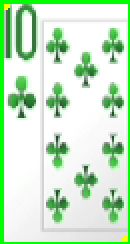
#> input picture manual_region_community_card_1.png, 65 x 122 px (shown 2 times larger)
$ python test_empty_card_detection.py --image manual_region_community_card_1.png
#> lines starting #> are read from the running program, lines starting #| are printed output that depends on the picture; after the words box and inside, x2 and y2 are one past the last pixel; in counts of white or black regions, pixels touching at a corner belong together
"""
Test script to detect empty card slots vs actual cards
This script analyzes card images to determine if they contain actual cards or are empty slots
"""

import os
import sys
import cv2
import numpy as np
import logging
import argparse
from pathlib import Path

# Set up logging
logging.basicConfig(
    level=logging.INFO,
    format='%(asctime)s - %(name)s - %(levelname)s - %(message)s'
)
logger = logging.getLogger('empty_card_detector')

def analyze_card_image(image_path):
    """Analyze an image to determine if it contains a card or is an empty slot."""
#> called with image_path = 'manual_region_community_card_1.png'
    # Load image
    image = cv2.imread(image_path)
#> image is the input picture: shape (122, 65, 3); mean B, G, R 200.9, 232.7, 200.6
    if image is None:
        logger.error(f"Failed to load image: {image_path}")
        return None

    # Get image dimensions
    height, width = image.shape[:2]
#> height = 122; width = 65
    logger.info(f"Image dimensions: {width}x{height}")

    # Convert to grayscale
    gray = cv2.cvtColor(image, cv2.COLOR_BGR2GRAY)
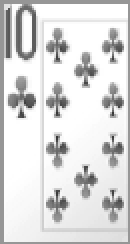
#> gray: shape (122, 65) (shown 2 times larger); min 55, max 255, mean 219.5

    # Apply edge detection
    edges = cv2.Canny(gray, 50, 150)
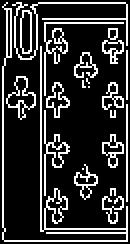
#> edges: shape (122, 65) (shown 2 times larger); 19.2% white in thin lines or dots

    # Count edge pixels
    edge_count = np.count_nonzero(edges)
#> edge_count = 1526
    edge_percentage = (edge_count / (width * height)) * 100
#> edge_percentage = 19.24

    # Measure standard deviation of pixel values (measure of contrast)
    std_dev = np.std(gray)
#> std_dev = 48.99

    # Check color variation - convert to HSV and measure standard deviation
    hsv = cv2.cvtColor(image, cv2.COLOR_BGR2HSV)
#> hsv: shape (122, 65, 3); mean H, S, V 26.3, 39.8, 232.7
    h_std = np.std(hsv[:,:,0])
#> h_std = 30.74
    s_std = np.std(hsv[:,:,1])
#> s_std = 74.63

    # Create feature vector
    features = {
        'edge_percentage': edge_percentage,
        'std_dev': std_dev,
        'h_std': h_std,
        's_std': s_std
    }
#> features = {'edge_percentage': 19.24, 'std_dev': 48.99, 'h_std': 30.74, 's_std': 74.63}

    # Decision logic
    # Cards usually have more edges, higher contrast, and more color variation
    is_card = (edge_percentage > 5.0 or std_dev > 30.0 or h_std > 10.0 or s_std > 20.0)
#> is_card = True

    # Check if the image is too small (handle very small extracted cards)
    min_size = 30
    if width < min_size or height < min_size:
        # Resize for better visualization
        scale_factor = max(min_size / width, min_size / height)
        new_width = int(width * scale_factor)
        new_height = int(height * scale_factor)
        image = cv2.resize(image, (new_width, new_height), interpolation=cv2.INTER_NEAREST)
        edges = cv2.resize(edges, (new_width, new_height), interpolation=cv2.INTER_NEAREST)
        width, height = new_width, new_height

    # Create visualization with fixed size text area
    text_width = max(width, 100)  # Ensure text area has minimum width
#> text_width = 100
    vis_width = width * 2 + text_width
#> vis_width = 230
    visualization = np.zeros((height, vis_width, 3), dtype=np.uint8)

    # Original image
    visualization[:, :width] = image

    # Edge image (convert to color)
    edge_vis = cv2.cvtColor(edges, cv2.COLOR_GRAY2BGR)
#> edge_vis: shape (122, 65, 3); 19.2% white in thin lines or dots
    visualization[:, width:width*2] = edge_vis
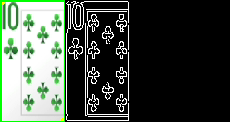
#> visualization: shape (122, 230, 3); mean B, G, R 70.6, 79.6, 70.6

    # Add text area
    text_area = np.ones((height, text_width, 3), dtype=np.uint8) * 255

    # Add feature text
    font = cv2.FONT_HERSHEY_SIMPLEX
    y_pos = 20
    cv2.putText(text_area, f"Edges: {edge_percentage:.1f}%", (10, y_pos), font, 0.4, (0, 0, 0), 1)
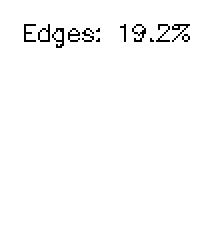
#> text_area: shape (122, 100, 3) (shown 2 times larger); 98.4% white; black in thin lines or dots, all inside (x1, y1, x2, y2) = (12, 12, 95, 24)
    y_pos += 15
    cv2.putText(text_area, f"Contrast: {std_dev:.1f}", (10, y_pos), font, 0.4, (0, 0, 0), 1)
    y_pos += 15
    cv2.putText(text_area, f"Hue var: {h_std:.1f}", (10, y_pos), font, 0.4, (0, 0, 0), 1)
    y_pos += 15
    cv2.putText(text_area, f"Sat var: {s_std:.1f}", (10, y_pos), font, 0.4, (0, 0, 0), 1)

    # Add result
    y_pos += 20
    result_text = "CARD DETECTED" if is_card else "EMPTY SLOT"
#> result_text = 'CARD DETECTED'
    result_color = (0, 200, 0) if is_card else (0, 0, 200)
#> result_color = (0, 200, 0)
    cv2.putText(text_area, result_text, (10, y_pos), font, 0.5, result_color, 1)
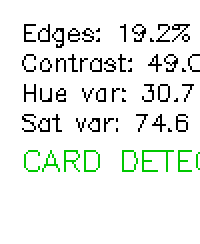
#> text_area: shape (122, 100, 3) (shown 2 times larger); mean of channels 0, 1, 2 235.3, 239, 235.3; drawn as B, G, R

    # Add to visualization
    visualization[:, width*2:] = text_area
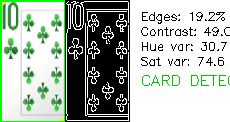
#> visualization: shape (122, 230, 3); mean B, G, R 173, 183.5, 172.9

    # Add section labels
    cv2.putText(visualization, "Original", (10, 10), font, 0.4, (255, 255, 255), 1)
#> visualization: shape (122, 230, 3); 0.19% of pixels changed, all inside (x1, y1, x2, y2) = (11, 1, 56, 14)
    cv2.putText(visualization, "Edges", (width + 10, 10), font, 0.4, (255, 255, 255), 1)
    cv2.putText(visualization, "Analysis", (width*2 + 10, 10), font, 0.4, (0, 0, 0), 1)
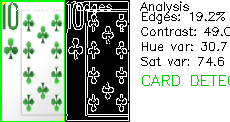
#> visualization: shape (122, 230, 3); mean B, G, R 172.7, 183.2, 172.6

    # Save visualization
    output_dir = "debug_cards/empty_detection"
    os.makedirs(output_dir, exist_ok=True)
    base_name = os.path.basename(image_path)
    output_path = os.path.join(output_dir, f"analysis_{base_name}")
    cv2.imwrite(output_path, visualization)

    logger.info(f"Analysis results for {base_name}:")
    logger.info(f"  Edge percentage: {edge_percentage:.2f}%")
    logger.info(f"  Contrast (std dev): {std_dev:.2f}")
    logger.info(f"  Hue variation: {h_std:.2f}")
    logger.info(f"  Saturation variation: {s_std:.2f}")
    logger.info(f"  Result: {'CARD DETECTED' if is_card else 'EMPTY SLOT'}")

    return {
        'image_path': image_path,
        'features': features,
        'is_card': is_card,
        'visualization_path': output_path
    }

def main():
    # Parse command line arguments
    parser = argparse.ArgumentParser(description='Detect empty card slots vs actual cards')
    parser.add_argument('--image', help='Path to card image to analyze')
    parser.add_argument('--directory', help='Path to directory of card images to analyze')
    args = parser.parse_args()

    if args.image:
        # Analyze single image
        result = analyze_card_image(args.image)
#> result = 4 items
        if result:
            print(f"\nResult: {'CARD DETECTED' if result['is_card'] else 'EMPTY SLOT'}")
#| Result: CARD DETECTED
            print(f"Visualization saved to: {result['visualization_path']}")
#| Visualization saved to: debug_cards/empty_detection/analysis_manual_region_community_card_1.png

    elif args.directory:
        # Analyze all images in directory
        if not os.path.exists(args.directory):
            logger.error(f"Directory not found: {args.directory}")
            return

        image_files = [f for f in os.listdir(args.directory)
                      if f.lower().endswith(('.png', '.jpg', '.jpeg'))
                      and f.startswith(('extracted_', 'hero_card'))]

        if not image_files:
            logger.error(f"No image files found in {args.directory}")
            return

        logger.info(f"Analyzing {len(image_files)} images in {args.directory}")

        card_count = 0
        empty_count = 0

        for image_file in image_files:
            image_path = os.path.join(args.directory, image_file)
            result = analyze_card_image(image_path)

            if result:
                if result['is_card']:
                    card_count += 1
                else:
                    empty_count += 1

        logger.info(f"\nAnalysis complete:")
        logger.info(f"  Total images: {len(image_files)}")
        logger.info(f"  Cards detected: {card_count}")
        logger.info(f"  Empty slots: {empty_count}")
        logger.info(f"  Empty percentage: {(empty_count / len(image_files)) * 100:.1f}%")

    else:
        print("Please specify either --image or --directory")
        parser.print_help()

if __name__ == "__main__":
    main()

$ run again, on manual_region_community_card_3.png
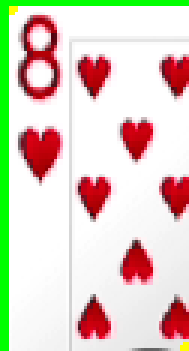
#> input picture manual_region_community_card_3.png, 63 x 117 px (shown 3 times larger)
#> in analyze_card_image, image is the input picture: shape (117, 63, 3); mean B, G, R 196.5, 210.5, 221.1
#> in analyze_card_image, `edges = cv2.Canny(gray, 50, 150)`:
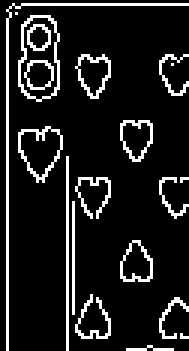
#> edges: shape (117, 63) (shown 3 times larger); 11.5% white in thin lines or dots
#> edge_count = 850
#> edge_percentage = 11.53
#> std_dev = 68.71
#> hsv: shape (117, 63, 3); mean H, S, V 48.7, 54.2, 237.4
#> h_std = 75.18
#> s_std = 98.07
#> features = {'edge_percentage': 11.53, 'std_dev': 68.71, 'h_std': 75.18, 's_std': 98.07}
#> is_card = True
#> edge_vis: shape (117, 63, 3); 11.5% white in thin lines or dots
#> result_text = 'CARD DETECTED'
#> result_color = (0, 200, 0)
#> in analyze_card_image, `cv2.putText(visualization, "Analysis", (width*2 + 10, 10), font, 0.4, ..`:
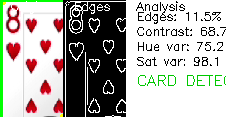
#> visualization: shape (117, 226, 3); mean B, G, R 166.5, 172.1, 173.3
#> result = 4 items
#| Result: CARD DETECTED
#| Visualization saved to: debug_cards/empty_detection/analysis_manual_region_community_card_3.png
